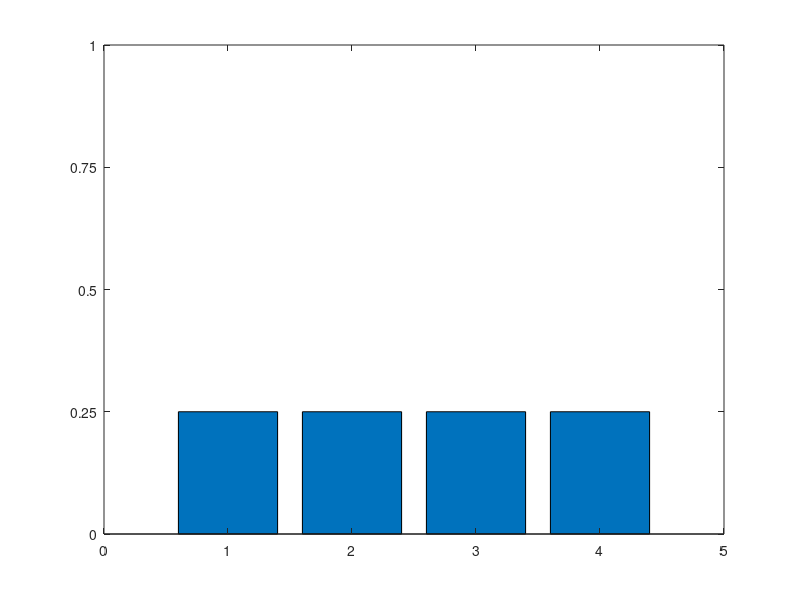

MATLAB code for this plot: (Note: this script raises an error after producing the figure.)
%% Some probability distributions on X = {1,2,3,4} 
% First a uniform distribution p(x = k) = 1/4. 
% Second a degenerate distribution p(x) = 1 if
% x=1 and 0 otherwise. 
function discreteProbDistroFig


plotHist(1:4);
printPmtkFigure('unifHist');
plotHist(1);
printPmtkFigure('deltaHist');

function plotHist(locs)
    figure;
    sCounts = (1/length(locs))*ones(1,length(locs));
    bar(locs,sCounts);
    axis([0 5 0 1]);
    set(gca,'XTick',0:5);
    set(gca,'YTick',0:0.25:1);
end
end
